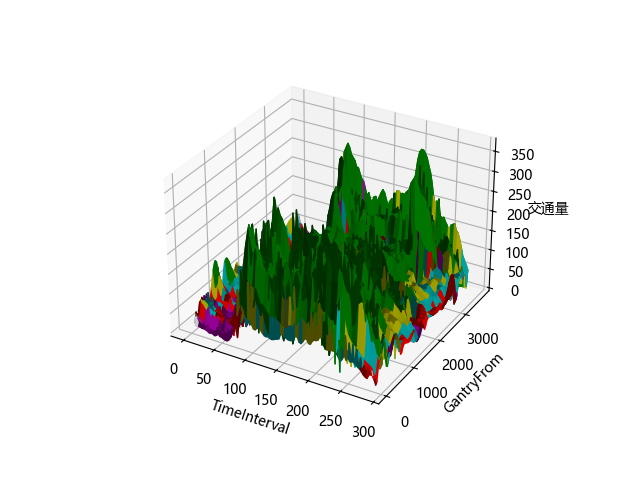

Python code for this plot:
import pandas as pd
import matplotlib.pyplot as plt
from mpl_toolkits.mplot3d import Axes3D
import numpy as np
from scipy.interpolate import griddata
from sklearn.model_selection import train_test_split
from sklearn.ensemble import RandomForestRegressor

# 讀取 CSV 檔案
df = pd.read_csv("C:\\Users\\WINNIE\\Desktop\\merged.csv")

# 過濾出 VehicleType 為 31 的資料
df = df[df['VehicleType'] == 31]

# 過濾出 GantryFrom 前三個字是 '01F' 且結尾是 'S' 的資料
df = df[df['GantryFrom'].str.startswith('01F') & df['GantryFrom'].str.endswith('S')]

# 將 GantryFrom 的 '01F' 和 'S' 取代成空字串，並將剩下的字元轉換成數字
df['GantryFrom'] = df['GantryFrom'].str.replace('01F', '').str.replace('S', '').astype(int)

# 將時間轉換為每天的第幾個五分鐘（0~288）
df['Time'] = df['TimeInterval'].str.split(' ').str[1]  # 取出時間部分
df['Time'] = df['Time'].str.split(':').apply(lambda x: int(x[0]) * 12 + int(x[1]) // 5)
df['TimeInterval'] = df['Time']
df = df.drop(columns=['Time'])  # 刪除臨時欄位

# 將數據分為特徵和標籤
X = df[['TimeInterval', 'GantryFrom']]
y = df['交通量']

# 將數據分為訓練集和測試集
X_train, X_test, y_train, y_test = train_test_split(X, y, test_size=0.2, random_state=42)

# 創建並訓練模型
model = RandomForestRegressor(n_estimators=100, random_state=42)
model.fit(X_train, y_train)

# 使用模型進行預測
y_pred = model.predict(X_test)

# 創建一個規則的網格
grid_x, grid_y = np.mgrid[min(df['TimeInterval']):max(df['TimeInterval']):100j, min(df['GantryFrom']):max(df['GantryFrom']):100j]

# 使用插值函數估計網格上的值
grid_z = griddata((X_test['TimeInterval'], X_test['GantryFrom']), y_pred, (grid_x, grid_y), method='cubic')

# 將負數設為 0
grid_z = np.maximum(grid_z, 0)

# 創建一個新的變數來存儲顏色，並初始化所有元素為 'w'
colors = np.full(grid_z.shape, 'w', dtype=str)
colors[grid_z > 80] = 'g'
colors[(grid_z > 60) & (grid_z <= 80)] = 'y'
colors[(grid_z > 40) & (grid_z <= 60)] = 'c'  # 使用 'c' 代表 cyan
colors[(grid_z > 20) & (grid_z <= 40)] = 'r'
colors[(grid_z >= 0) & (grid_z <= 20)] = 'm'  # 使用 'm' 代表紫色

import matplotlib

# 設定字體為 Microsoft YaHei，支援中文顯示
matplotlib.rcParams['font.sans-serif'] = ['Microsoft YaHei']

# 繪製三維平面曲線圖
fig = plt.figure()
ax = fig.add_subplot(111, projection='3d')
ax.plot_surface(grid_x, grid_y, grid_z, facecolors=colors)
ax.set_xlabel('TimeInterval')
ax.set_ylabel('GantryFrom')
ax.set_zlabel('交通量')
plt.show()
